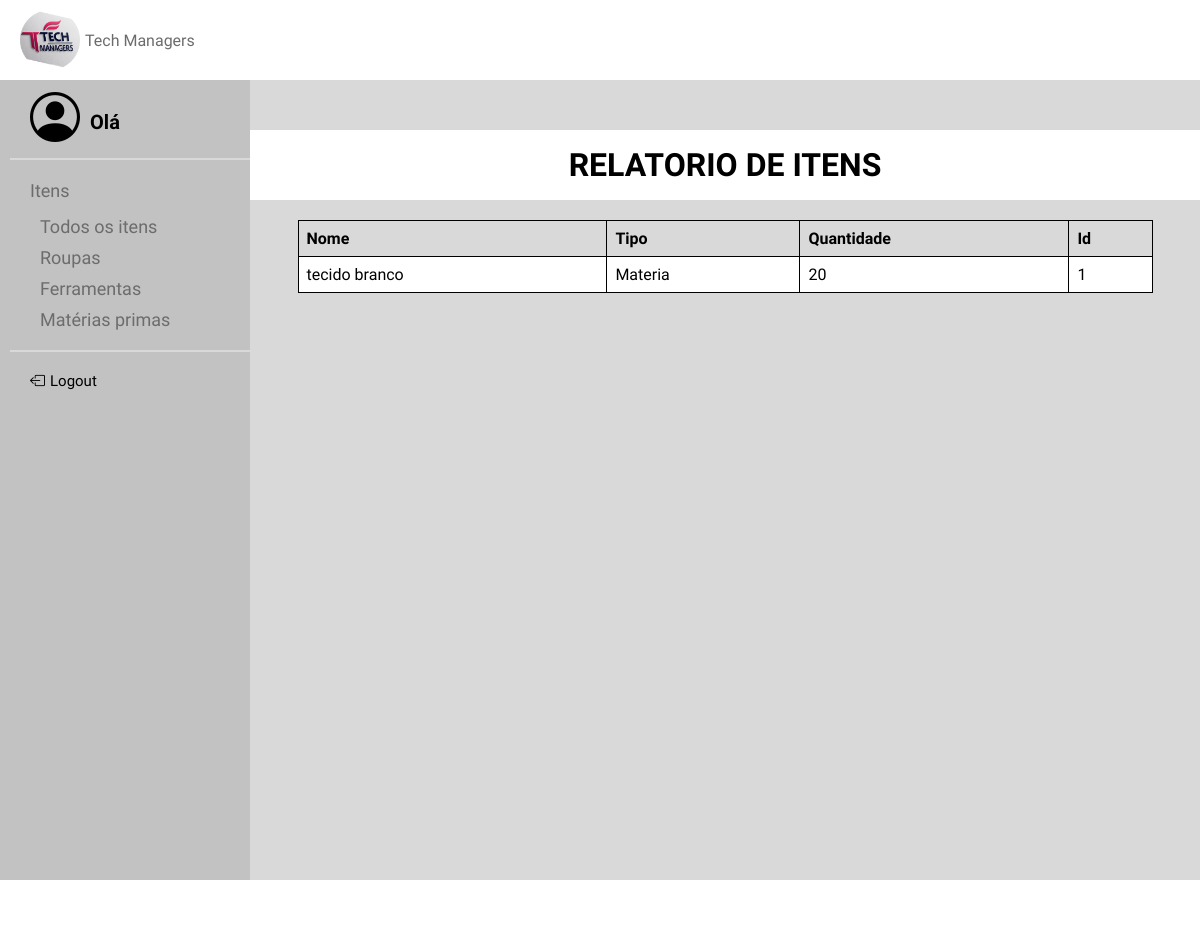
/TelaRelatorio, run on the app's committed database.
### models.py (models this page shows, shortened)
class ITEM(Base):
    __tablename__ = 'item'
    id = Column(Integer, primary_key=True, unique=True, nullable=False, index=True)
    nome = Column(String(40), nullable=False, index=True)
    tipo = Column(String(40), nullable=False, index=True)
    quantidade = Column(Integer, nullable=False, index=True)

### app.py (the view)
@app.route('/TelaRelatorio', methods=['GET'])
def TelaRelatorio():
    itens = ITEM.query.all()
    return render_template("RelatorioItens.html", itens=itens)

### templates/RelatorioItens.html
<!DOCTYPE html>
{% extends "base.html" %}
{% block conteudo %}
    <link rel="stylesheet" href="../static/RelatorioItens.css">
    <h1>RELATORIO DE ITENS</h1>
    <table>
        <thead>
        <tr>
            <th>Nome</th>
            <th>Tipo</th>
            <th>Quantidade</th>
            <th>Id</th>
        </tr>
        </thead>
        <tbody>
        {% for item in itens %}
        <tr>
            <td>{{ item.nome }}</td>
            <td>{{ item.tipo }}</td>
            <td>{{ item.quantidade }}</td>
            <td>{{ item.id }}</td>
        </tr>
        {% endfor %}
        </tbody>
    </table>
{% endblock %}

### static/base.css (style rules this page uses)
* { margin: 0; padding: 0; }
body { background-color: #d9d9d9; display: grid; grid-template-columns: auto 1fr 1fr; }

### static/RelatorioItens.css (style rules this page uses)
h1 { width: 100%; height: 70px; display: flex; background-color: white; align-items: center; justify-content: center; text-align: center; margin-bottom: 20px; font-family: "Koulen", sans-serif; align-self: center; justify-self: center; margin-top: 50px; }
table { width: 90%; border-collapse: collapse; align-self: center; justify-self: center; font-family: "Koulen", sans-serif; }
th, td { border: 1px solid black; padding: 8px; text-align: left; }
th { background-color: #d9d9d9; }
td { background-color: white; }

### data on the page
ITEM: nome "tecido branco", tipo "Materia", quantidade "20", id "1"
